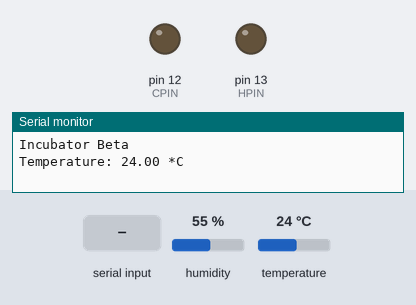
The sketch below on a simulated Arduino Uno, built with avr-gcc and run on an emulated ATmega328P. Parts: output pins drawn as LEDs (lit = HIGH), the last lines printed to the serial monitor. The inputs (shaded band) are chosen by the test bench; at power-on: humidity 55 %, temperature 24 °C.

Above: at 2.8 s.
2.9 s: "1\n" received over Serial
At 3.4 s:
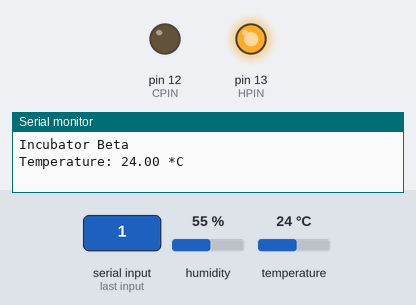
4.4 s: "2\n" received over Serial
At 5.2 s:
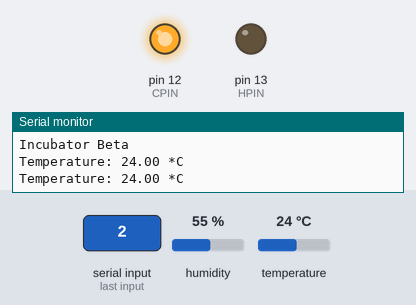
6.4 s: "0\n" received over Serial
At 8.1 s:
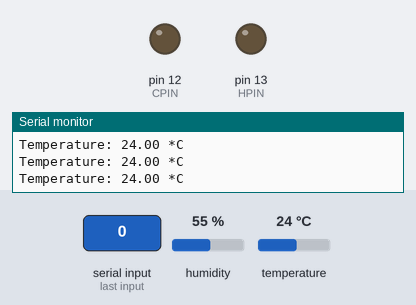
Timing chart, 0 to 9.6 s (numbered marks = the images above; inputs shaded):
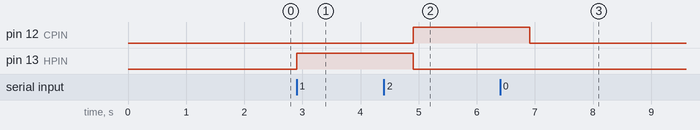

Measured:
- after the input at 2.9 s, pin 13 (HPIN): LOW → HIGH at once
- after the input at 4.4 s, pin 12 (CPIN): LOW → HIGH after 0.51 s; pin 13 (HPIN): HIGH → LOW after 0.51 s
- after the input at 6.4 s, pin 12 (CPIN): HIGH → LOW after 0.51 s

The sketch:

incubator_proto.ino
```cpp
#include "DHT.h" //uses the DHT libarary from Adafruit

#define DHTPIN 2     // what pin we're connected to
#define HPIN 13
#define CPIN 12
#define DHTTYPE DHT22   // DHT 22  (AM2302)

// Connect pin 1 (on the left) of the sensor to +5V
// Connect pin 2 of the sensor to whatever your DHTPIN is
// Connect pin 4 (on the right) of the sensor to GROUND
// Connect a 10K resistor from pin 2 (data) to pin 1 (power) of the sensor

DHT dht(DHTPIN, DHTTYPE);

void setup() {

  Serial.begin(9600);
  Serial.println("Incubator Beta");
  pinMode(HPIN,OUTPUT);
  pinMode(CPIN,OUTPUT);
  dht.begin(); //initializies the sensor

}

void loop() {
  // Wait a few seconds between measurements.
  delay(2000);

  // Reading temperature or humidity takes about 250 milliseconds!
  // Sensor readings may also be up to 2 seconds 'old' (its a very slow sensor)
  float h = dht.readHumidity();
  // Read temperature as Celsius
  float t = dht.readTemperature();
  // Read temperature as Fahrenheit
  float f = dht.readTemperature(true);

  // Check if any reads failed and exit early (to try again).
  if (isnan(h) || isnan(t) || isnan(f)) {
    Serial.println("Failed to read from DHT sensor!");
    return;
  }

  Serial.print("Temperature: ");
  Serial.print(t);
  Serial.println(" *C ");

  int b1=Serial.parseInt();
  if (Serial.read() == '\n')
  {
    if(b1==1)
    {
      digitalWrite(HPIN, HIGH);
      digitalWrite(CPIN, LOW);
    }
    if(b1==2)
    {
      digitalWrite(HPIN, LOW);
      digitalWrite(CPIN, HIGH);
    }
    if(b1==0)
    {
      digitalWrite(HPIN, LOW);
      digitalWrite(CPIN, LOW);
    }
  }
}
```
